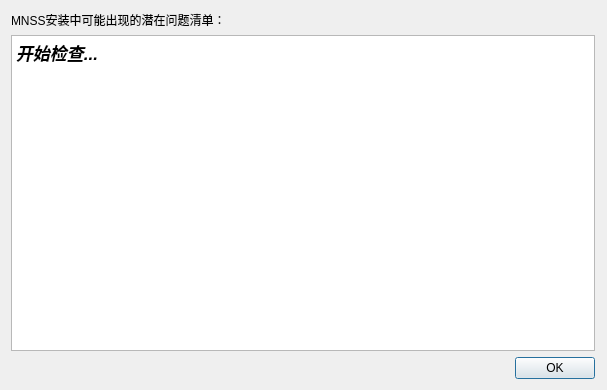
<?xml version="1.0" encoding="UTF-8"?>
<ui version="4.0">
 <class>DoctorDialog</class>
 <widget class="QDialog" name="DoctorDialog">
  <property name="windowModality">
   <enum>Qt::WindowModal</enum>
  </property>
  <property name="geometry">
   <rect>
    <x>0</x>
    <y>0</y>
    <width>607</width>
    <height>390</height>
   </rect>
  </property>
  <property name="windowTitle">
   <string>MNSS自动化诊断</string>
  </property>
  <property name="modal">
   <bool>true</bool>
  </property>
  <layout class="QVBoxLayout" name="verticalLayout">
   <property name="rightMargin">
    <number>12</number>
   </property>
   <item>
    <widget class="QLabel" name="label">
     <property name="text">
      <string>&lt;html&gt;&lt;head/&gt;&lt;body&gt;&lt;p&gt;MNSS安装中可能出现的潜在问题清单：&lt;/p&gt;&lt;/body&gt;&lt;/html&gt;</string>
     </property>
     <property name="textFormat">
      <enum>Qt::RichText</enum>
     </property>
     <property name="scaledContents">
      <bool>false</bool>
     </property>
     <property name="alignment">
      <set>Qt::AlignLeading|Qt::AlignLeft|Qt::AlignTop</set>
     </property>
     <property name="wordWrap">
      <bool>true</bool>
     </property>
    </widget>
   </item>
   <item>
    <widget class="QTextEdit" name="uiDoctorResultTextEdit">
     <property name="html">
      <string>&lt;!DOCTYPE HTML PUBLIC &quot;-//W3C//DTD HTML 4.0//EN&quot; &quot;http://www.w3.org/TR/REC-html40/strict.dtd&quot;&gt;
&lt;html&gt;&lt;head&gt;&lt;meta name=&quot;qrichtext&quot; content=&quot;1&quot; /&gt;&lt;style type=&quot;text/css&quot;&gt;
p, li { white-space: pre-wrap; }
&lt;/style&gt;&lt;/head&gt;&lt;body style=&quot; font-family:'SimSun'; font-size:9pt; font-weight:400; font-style:normal;&quot;&gt;
&lt;p style=&quot; margin-top:0px; margin-bottom:0px; margin-left:0px; margin-right:0px; -qt-block-indent:0; text-indent:0px;&quot;&gt;&lt;span style=&quot; font-family:'.SF NS Text'; font-size:13pt; font-weight:600; font-style:italic;&quot;&gt;开始检查...&lt;/span&gt;&lt;/p&gt;&lt;/body&gt;&lt;/html&gt;</string>
     </property>
    </widget>
   </item>
   <item>
    <layout class="QHBoxLayout" name="horizontalLayout">
     <property name="spacing">
      <number>20</number>
     </property>
     <item>
      <spacer name="horizontalSpacer">
       <property name="orientation">
        <enum>Qt::Horizontal</enum>
       </property>
       <property name="sizeHint" stdset="0">
        <size>
         <width>40</width>
         <height>20</height>
        </size>
       </property>
      </spacer>
     </item>
     <item>
      <widget class="QDialogButtonBox" name="uiOkButton">
       <property name="sizePolicy">
        <sizepolicy hsizetype="Fixed" vsizetype="Fixed">
         <horstretch>0</horstretch>
         <verstretch>0</verstretch>
        </sizepolicy>
       </property>
       <property name="orientation">
        <enum>Qt::Horizontal</enum>
       </property>
       <property name="standardButtons">
        <set>QDialogButtonBox::Ok</set>
       </property>
      </widget>
     </item>
    </layout>
   </item>
  </layout>
 </widget>
 <resources>
  <include location="../../resources/resources.qrc"/>
 </resources>
 <connections/>
</ui>
